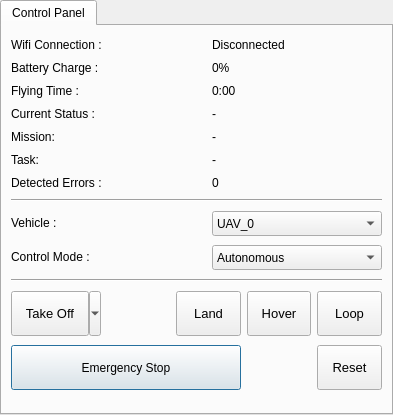
<?xml version="1.0" encoding="UTF-8"?>
<ui version="4.0">
 <class>ControlPanel</class>
 <widget class="QWidget" name="ControlPanel">
  <property name="geometry">
   <rect>
    <x>0</x>
    <y>0</y>
    <width>327</width>
    <height>415</height>
   </rect>
  </property>
  <property name="windowTitle">
   <string>Form</string>
  </property>
  <layout class="QGridLayout" name="gridLayout">
   <property name="leftMargin">
    <number>0</number>
   </property>
   <property name="topMargin">
    <number>0</number>
   </property>
   <property name="rightMargin">
    <number>0</number>
   </property>
   <property name="bottomMargin">
    <number>0</number>
   </property>
   <property name="spacing">
    <number>0</number>
   </property>
   <item row="0" column="0">
    <widget class="QTabWidget" name="tab_control_panel">
     <property name="sizePolicy">
      <sizepolicy hsizetype="Expanding" vsizetype="Expanding">
       <horstretch>0</horstretch>
       <verstretch>0</verstretch>
      </sizepolicy>
     </property>
     <property name="minimumSize">
      <size>
       <width>0</width>
       <height>380</height>
      </size>
     </property>
     <property name="maximumSize">
      <size>
       <width>600</width>
       <height>16777215</height>
      </size>
     </property>
     <property name="focusPolicy">
      <enum>Qt::NoFocus</enum>
     </property>
     <property name="toolTip">
      <string>Panel Control</string>
     </property>
     <property name="statusTip">
      <string>Shows the current state of the vehicle and basic control commands</string>
     </property>
     <property name="layoutDirection">
      <enum>Qt::LeftToRight</enum>
     </property>
     <property name="currentIndex">
      <number>0</number>
     </property>
     <property name="usesScrollButtons">
      <bool>false</bool>
     </property>
     <widget class="QWidget" name="widget_control_panel">
      <attribute name="title">
       <string>Control Panel</string>
      </attribute>
      <layout class="QGridLayout" name="gridLayout_7">
       <item row="2" column="0">
        <widget class="QLabel" name="label_flying_time">
         <property name="sizePolicy">
          <sizepolicy hsizetype="Preferred" vsizetype="Maximum">
           <horstretch>0</horstretch>
           <verstretch>0</verstretch>
          </sizepolicy>
         </property>
         <property name="text">
          <string>Flying Time :</string>
         </property>
        </widget>
       </item>
       <item row="7" column="0" colspan="5">
        <widget class="Line" name="line_separator_1">
         <property name="orientation">
          <enum>Qt::Horizontal</enum>
         </property>
        </widget>
       </item>
       <item row="11" column="1" colspan="2">
        <widget class="QToolButton" name="land_button">
         <property name="sizePolicy">
          <sizepolicy hsizetype="MinimumExpanding" vsizetype="Fixed">
           <horstretch>0</horstretch>
           <verstretch>0</verstretch>
          </sizepolicy>
         </property>
         <property name="minimumSize">
          <size>
           <width>65</width>
           <height>40</height>
          </size>
         </property>
         <property name="maximumSize">
          <size>
           <width>60</width>
           <height>45</height>
          </size>
         </property>
         <property name="font">
          <font>
           <pointsize>10</pointsize>
          </font>
         </property>
         <property name="focusPolicy">
          <enum>Qt::NoFocus</enum>
         </property>
         <property name="text">
          <string>Land</string>
         </property>
         <property name="icon">
          <iconset resource="../resources/images.qrc">
           <normaloff>:/images/images/airplane-landing.png</normaloff>:/images/images/airplane-landing.png</iconset>
         </property>
         <property name="toolButtonStyle">
          <enum>Qt::ToolButtonTextUnderIcon</enum>
         </property>
        </widget>
       </item>
       <item row="6" column="0" colspan="2">
        <widget class="QLabel" name="label_errors">
         <property name="sizePolicy">
          <sizepolicy hsizetype="Expanding" vsizetype="Maximum">
           <horstretch>0</horstretch>
           <verstretch>0</verstretch>
          </sizepolicy>
         </property>
         <property name="minimumSize">
          <size>
           <width>120</width>
           <height>0</height>
          </size>
         </property>
         <property name="text">
          <string>Detected Errors :</string>
         </property>
        </widget>
       </item>
       <item row="3" column="2" colspan="3">
        <widget class="QLabel" name="value_currentGoal">
         <property name="sizePolicy">
          <sizepolicy hsizetype="Fixed" vsizetype="Preferred">
           <horstretch>0</horstretch>
           <verstretch>0</verstretch>
          </sizepolicy>
         </property>
         <property name="minimumSize">
          <size>
           <width>100</width>
           <height>0</height>
          </size>
         </property>
         <property name="text">
          <string>-</string>
         </property>
        </widget>
       </item>
       <item row="11" column="3">
        <widget class="QToolButton" name="hover_button">
         <property name="sizePolicy">
          <sizepolicy hsizetype="MinimumExpanding" vsizetype="Fixed">
           <horstretch>0</horstretch>
           <verstretch>0</verstretch>
          </sizepolicy>
         </property>
         <property name="minimumSize">
          <size>
           <width>64</width>
           <height>40</height>
          </size>
         </property>
         <property name="maximumSize">
          <size>
           <width>60</width>
           <height>45</height>
          </size>
         </property>
         <property name="font">
          <font>
           <pointsize>10</pointsize>
          </font>
         </property>
         <property name="focusPolicy">
          <enum>Qt::NoFocus</enum>
         </property>
         <property name="text">
          <string>Hover</string>
         </property>
         <property name="icon">
          <iconset resource="../resources/images.qrc">
           <normaloff>:/images/images/air_plane_airport_2.png</normaloff>:/images/images/air_plane_airport_2.png</iconset>
         </property>
         <property name="toolButtonStyle">
          <enum>Qt::ToolButtonTextUnderIcon</enum>
         </property>
        </widget>
       </item>
       <item row="5" column="0">
        <widget class="QLabel" name="label_task">
         <property name="sizePolicy">
          <sizepolicy hsizetype="Expanding" vsizetype="Maximum">
           <horstretch>0</horstretch>
           <verstretch>0</verstretch>
          </sizepolicy>
         </property>
         <property name="text">
          <string>Task:</string>
         </property>
        </widget>
       </item>
       <item row="12" column="0" colspan="3">
        <widget class="QPushButton" name="emergency_stop_button">
         <property name="sizePolicy">
          <sizepolicy hsizetype="MinimumExpanding" vsizetype="Fixed">
           <horstretch>0</horstretch>
           <verstretch>0</verstretch>
          </sizepolicy>
         </property>
         <property name="minimumSize">
          <size>
           <width>230</width>
           <height>40</height>
          </size>
         </property>
         <property name="maximumSize">
          <size>
           <width>230</width>
           <height>45</height>
          </size>
         </property>
         <property name="focusPolicy">
          <enum>Qt::NoFocus</enum>
         </property>
         <property name="text">
          <string>Emergency Stop</string>
         </property>
         <property name="icon">
          <iconset resource="../resources/images.qrc">
           <normaloff>:/images/images/stop.png</normaloff>:/images/images/stop.png</iconset>
         </property>
         <property name="autoRepeat">
          <bool>true</bool>
         </property>
         <property name="autoDefault">
          <bool>true</bool>
         </property>
         <property name="default">
          <bool>true</bool>
         </property>
        </widget>
       </item>
       <item row="11" column="0">
        <widget class="QToolButton" name="take_off_button">
         <property name="sizePolicy">
          <sizepolicy hsizetype="MinimumExpanding" vsizetype="Fixed">
           <horstretch>0</horstretch>
           <verstretch>0</verstretch>
          </sizepolicy>
         </property>
         <property name="minimumSize">
          <size>
           <width>90</width>
           <height>40</height>
          </size>
         </property>
         <property name="maximumSize">
          <size>
           <width>60</width>
           <height>45</height>
          </size>
         </property>
         <property name="font">
          <font>
           <pointsize>10</pointsize>
          </font>
         </property>
         <property name="focusPolicy">
          <enum>Qt::NoFocus</enum>
         </property>
         <property name="text">
          <string>Take Off</string>
         </property>
         <property name="icon">
          <iconset resource="../resources/images.qrc">
           <normaloff>:/images/images/airplane-takeoff.png</normaloff>:/images/images/airplane-takeoff.png</iconset>
         </property>
         <property name="popupMode">
          <enum>QToolButton::MenuButtonPopup</enum>
         </property>
         <property name="toolButtonStyle">
          <enum>Qt::ToolButtonTextUnderIcon</enum>
         </property>
        </widget>
       </item>
       <item row="0" column="2" colspan="3">
        <widget class="QLabel" name="value_wifi">
         <property name="sizePolicy">
          <sizepolicy hsizetype="Fixed" vsizetype="Preferred">
           <horstretch>0</horstretch>
           <verstretch>0</verstretch>
          </sizepolicy>
         </property>
         <property name="minimumSize">
          <size>
           <width>100</width>
           <height>0</height>
          </size>
         </property>
         <property name="text">
          <string>Disconnected</string>
         </property>
        </widget>
       </item>
       <item row="2" column="2" colspan="3">
        <widget class="QLabel" name="value_fligth_time">
         <property name="sizePolicy">
          <sizepolicy hsizetype="Fixed" vsizetype="Preferred">
           <horstretch>0</horstretch>
           <verstretch>0</verstretch>
          </sizepolicy>
         </property>
         <property name="minimumSize">
          <size>
           <width>100</width>
           <height>0</height>
          </size>
         </property>
         <property name="autoFillBackground">
          <bool>false</bool>
         </property>
         <property name="text">
          <string>0:00</string>
         </property>
        </widget>
       </item>
       <item row="4" column="0" colspan="2">
        <widget class="QLabel" name="label_mission">
         <property name="sizePolicy">
          <sizepolicy hsizetype="Expanding" vsizetype="Maximum">
           <horstretch>0</horstretch>
           <verstretch>0</verstretch>
          </sizepolicy>
         </property>
         <property name="minimumSize">
          <size>
           <width>120</width>
           <height>0</height>
          </size>
         </property>
         <property name="text">
          <string>Mission:</string>
         </property>
        </widget>
       </item>
       <item row="0" column="0" colspan="2">
        <widget class="QLabel" name="label_wifi">
         <property name="sizePolicy">
          <sizepolicy hsizetype="Expanding" vsizetype="Maximum">
           <horstretch>0</horstretch>
           <verstretch>0</verstretch>
          </sizepolicy>
         </property>
         <property name="minimumSize">
          <size>
           <width>120</width>
           <height>0</height>
          </size>
         </property>
         <property name="text">
          <string>Wifi Connection :</string>
         </property>
        </widget>
       </item>
       <item row="10" column="0" colspan="5">
        <widget class="Line" name="line_separator_2">
         <property name="orientation">
          <enum>Qt::Horizontal</enum>
         </property>
        </widget>
       </item>
       <item row="8" column="2" colspan="3">
        <widget class="QComboBox" name="selection_vehicle">
         <property name="sizePolicy">
          <sizepolicy hsizetype="Fixed" vsizetype="Minimum">
           <horstretch>0</horstretch>
           <verstretch>0</verstretch>
          </sizepolicy>
         </property>
         <property name="minimumSize">
          <size>
           <width>0</width>
           <height>25</height>
          </size>
         </property>
         <property name="maximumSize">
          <size>
           <width>200</width>
           <height>370</height>
          </size>
         </property>
         <property name="focusPolicy">
          <enum>Qt::NoFocus</enum>
         </property>
         <property name="layoutDirection">
          <enum>Qt::LeftToRight</enum>
         </property>
         <property name="insertPolicy">
          <enum>QComboBox::InsertAtTop</enum>
         </property>
         <property name="frame">
          <bool>true</bool>
         </property>
         <item>
          <property name="text">
           <string>UAV_0</string>
          </property>
         </item>
         <item>
          <property name="text">
           <string>UAV_1</string>
          </property>
         </item>
         <item>
          <property name="text">
           <string>UAV_2</string>
          </property>
         </item>
         <item>
          <property name="text">
           <string>UAV_3</string>
          </property>
         </item>
         <item>
          <property name="text">
           <string>UAV_4</string>
          </property>
         </item>
         <item>
          <property name="text">
           <string>UAV_5</string>
          </property>
         </item>
         <item>
          <property name="text">
           <string>UAV_6</string>
          </property>
         </item>
        </widget>
       </item>
       <item row="1" column="0" colspan="2">
        <widget class="QLabel" name="label_battery">
         <property name="sizePolicy">
          <sizepolicy hsizetype="Preferred" vsizetype="Maximum">
           <horstretch>0</horstretch>
           <verstretch>0</verstretch>
          </sizepolicy>
         </property>
         <property name="text">
          <string>Battery Charge :</string>
         </property>
        </widget>
       </item>
       <item row="8" column="0" colspan="2">
        <widget class="QLabel" name="label_sel_vehicle">
         <property name="sizePolicy">
          <sizepolicy hsizetype="Expanding" vsizetype="Maximum">
           <horstretch>0</horstretch>
           <verstretch>0</verstretch>
          </sizepolicy>
         </property>
         <property name="minimumSize">
          <size>
           <width>120</width>
           <height>0</height>
          </size>
         </property>
         <property name="text">
          <string>Vehicle :</string>
         </property>
        </widget>
       </item>
       <item row="5" column="2" colspan="3">
        <widget class="QLabel" name="value_task">
         <property name="sizePolicy">
          <sizepolicy hsizetype="Fixed" vsizetype="Preferred">
           <horstretch>0</horstretch>
           <verstretch>0</verstretch>
          </sizepolicy>
         </property>
         <property name="minimumSize">
          <size>
           <width>100</width>
           <height>0</height>
          </size>
         </property>
         <property name="text">
          <string>-</string>
         </property>
        </widget>
       </item>
       <item row="12" column="4">
        <widget class="QToolButton" name="reset_button">
         <property name="sizePolicy">
          <sizepolicy hsizetype="MinimumExpanding" vsizetype="Fixed">
           <horstretch>0</horstretch>
           <verstretch>0</verstretch>
          </sizepolicy>
         </property>
         <property name="minimumSize">
          <size>
           <width>65</width>
           <height>40</height>
          </size>
         </property>
         <property name="maximumSize">
          <size>
           <width>60</width>
           <height>45</height>
          </size>
         </property>
         <property name="font">
          <font>
           <pointsize>10</pointsize>
          </font>
         </property>
         <property name="focusPolicy">
          <enum>Qt::NoFocus</enum>
         </property>
         <property name="text">
          <string>Reset</string>
         </property>
         <property name="icon">
          <iconset resource="../resources/images.qrc">
           <normaloff>:/images/images/reset.png</normaloff>:/images/images/reset.png</iconset>
         </property>
         <property name="toolButtonStyle">
          <enum>Qt::ToolButtonTextUnderIcon</enum>
         </property>
        </widget>
       </item>
       <item row="9" column="2" colspan="3">
        <widget class="QComboBox" name="selection_mode">
         <property name="sizePolicy">
          <sizepolicy hsizetype="Fixed" vsizetype="Minimum">
           <horstretch>0</horstretch>
           <verstretch>0</verstretch>
          </sizepolicy>
         </property>
         <property name="minimumSize">
          <size>
           <width>0</width>
           <height>25</height>
          </size>
         </property>
         <property name="maximumSize">
          <size>
           <width>200</width>
           <height>370</height>
          </size>
         </property>
         <property name="focusPolicy">
          <enum>Qt::NoFocus</enum>
         </property>
         <property name="currentIndex">
          <number>0</number>
         </property>
         <item>
          <property name="text">
           <string>Autonomous</string>
          </property>
         </item>
         <item>
          <property name="text">
           <string>Manual Altitude</string>
          </property>
         </item>
         <item>
          <property name="text">
           <string>Position</string>
          </property>
         </item>
         <item>
          <property name="text">
           <string>Speed</string>
          </property>
         </item>
         <item>
          <property name="text">
           <string>Visual Servoing</string>
          </property>
         </item>
        </widget>
       </item>
       <item row="1" column="2" colspan="3">
        <widget class="QLabel" name="value_battery">
         <property name="sizePolicy">
          <sizepolicy hsizetype="Fixed" vsizetype="Preferred">
           <horstretch>0</horstretch>
           <verstretch>0</verstretch>
          </sizepolicy>
         </property>
         <property name="minimumSize">
          <size>
           <width>100</width>
           <height>0</height>
          </size>
         </property>
         <property name="text">
          <string>0%</string>
         </property>
        </widget>
       </item>
       <item row="3" column="0" colspan="2">
        <widget class="QLabel" name="label_current_goal">
         <property name="sizePolicy">
          <sizepolicy hsizetype="Expanding" vsizetype="Maximum">
           <horstretch>0</horstretch>
           <verstretch>0</verstretch>
          </sizepolicy>
         </property>
         <property name="minimumSize">
          <size>
           <width>120</width>
           <height>0</height>
          </size>
         </property>
         <property name="text">
          <string>Current Status :</string>
         </property>
        </widget>
       </item>
       <item row="11" column="4">
        <widget class="QToolButton" name="loop_button">
         <property name="sizePolicy">
          <sizepolicy hsizetype="MinimumExpanding" vsizetype="Fixed">
           <horstretch>0</horstretch>
           <verstretch>0</verstretch>
          </sizepolicy>
         </property>
         <property name="minimumSize">
          <size>
           <width>65</width>
           <height>40</height>
          </size>
         </property>
         <property name="maximumSize">
          <size>
           <width>60</width>
           <height>45</height>
          </size>
         </property>
         <property name="font">
          <font>
           <pointsize>10</pointsize>
          </font>
         </property>
         <property name="focusPolicy">
          <enum>Qt::NoFocus</enum>
         </property>
         <property name="text">
          <string>Loop</string>
         </property>
         <property name="icon">
          <iconset resource="../resources/images.qrc">
           <normaloff>:/images/images/spin-drone.png</normaloff>:/images/images/spin-drone.png</iconset>
         </property>
         <property name="iconSize">
          <size>
           <width>18</width>
           <height>18</height>
          </size>
         </property>
         <property name="toolButtonStyle">
          <enum>Qt::ToolButtonTextUnderIcon</enum>
         </property>
        </widget>
       </item>
       <item row="4" column="2" colspan="3">
        <widget class="QLabel" name="value_mission">
         <property name="sizePolicy">
          <sizepolicy hsizetype="Fixed" vsizetype="Preferred">
           <horstretch>0</horstretch>
           <verstretch>0</verstretch>
          </sizepolicy>
         </property>
         <property name="minimumSize">
          <size>
           <width>100</width>
           <height>0</height>
          </size>
         </property>
         <property name="text">
          <string>-</string>
         </property>
        </widget>
       </item>
       <item row="9" column="0" colspan="2">
        <widget class="QLabel" name="label_control_mode">
         <property name="sizePolicy">
          <sizepolicy hsizetype="Expanding" vsizetype="Maximum">
           <horstretch>0</horstretch>
           <verstretch>0</verstretch>
          </sizepolicy>
         </property>
         <property name="minimumSize">
          <size>
           <width>120</width>
           <height>0</height>
          </size>
         </property>
         <property name="text">
          <string>Control Mode :</string>
         </property>
        </widget>
       </item>
       <item row="6" column="2" colspan="3">
        <widget class="QLabel" name="value_errors">
         <property name="sizePolicy">
          <sizepolicy hsizetype="Fixed" vsizetype="Preferred">
           <horstretch>0</horstretch>
           <verstretch>0</verstretch>
          </sizepolicy>
         </property>
         <property name="minimumSize">
          <size>
           <width>100</width>
           <height>0</height>
          </size>
         </property>
         <property name="text">
          <string>0</string>
         </property>
        </widget>
       </item>
      </layout>
     </widget>
    </widget>
   </item>
  </layout>
 </widget>
 <resources>
  <include location="../resources/images.qrc"/>
 </resources>
 <connections/>
</ui>
